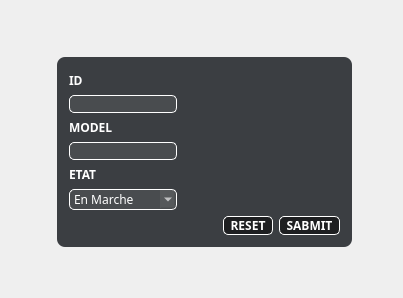
            <widget class="QWidget" name="ajouter_2">
             <property name="styleSheet">
              <string notr="true">#ajouter_2{
border-image:url(&quot;://sources/5c004ace26d1c17cb56ed851a2aef6012.jpg&quot;);
background:#2b3947;
border:0;
}</string>
             </property>
             <attribute name="title">
              <string>Ajouter</string>
             </attribute>
             <layout class="QGridLayout" name="gridLayout_18">
              <item row="1" column="2">
               <spacer name="horizontalSpacer_18">
                <property name="orientation">
                 <enum>Qt::Horizontal</enum>
                </property>
                <property name="sizeType">
                 <enum>QSizePolicy::Minimum</enum>
                </property>
                <property name="sizeHint" stdset="0">
                 <size>
                  <width>40</width>
                  <height>20</height>
                 </size>
                </property>
               </spacer>
              </item>
              <item row="2" column="1">
               <spacer name="verticalSpacer_14">
                <property name="orientation">
                 <enum>Qt::Vertical</enum>
                </property>
                <property name="sizeHint" stdset="0">
                 <size>
                  <width>20</width>
                  <height>40</height>
                 </size>
                </property>
               </spacer>
              </item>
              <item row="0" column="1">
               <spacer name="verticalSpacer_15">
                <property name="orientation">
                 <enum>Qt::Vertical</enum>
                </property>
                <property name="sizeHint" stdset="0">
                 <size>
                  <width>20</width>
                  <height>40</height>
                 </size>
                </property>
               </spacer>
              </item>
              <item row="1" column="0">
               <spacer name="horizontalSpacer_19">
                <property name="orientation">
                 <enum>Qt::Horizontal</enum>
                </property>
                <property name="sizeHint" stdset="0">
                 <size>
                  <width>40</width>
                  <height>20</height>
                 </size>
                </property>
               </spacer>
              </item>
              <item row="1" column="1">
               <widget class="QGroupBox" name="groupBox_5">
                <property name="font">
                 <font>
                  <family>Cairo</family>
                  <weight>75</weight>
                  <bold>true</bold>
                 </font>
                </property>
                <property name="styleSheet">
                 <string notr="true">QGroupBox{
background-color:rgba(14,17,22,80%);
color:white;
border:0;
border-radius:8px;
}</string>
                </property>
                <property name="title">
                 <string/>
                </property>
                <layout class="QGridLayout" name="gridLayout_19">
                 <item row="0" column="0">
                  <layout class="QGridLayout" name="gridLayout_20">
                   <item row="1" column="3">
                    <layout class="QHBoxLayout" name="horizontalLayout_6">
                     <item>
                      <widget class="QPushButton" name="pushButton_8">
                       <property name="font">
                        <font>
                         <family>Cairo</family>
                         <weight>75</weight>
                         <bold>true</bold>
                        </font>
                       </property>
                       <property name="styleSheet">
                        <string notr="true">QPushButton{
background-color:rgba(0,0,0,50%);
color:white;
border:1 solid white;
border-radius: 5px;
}
QPushButton:hover{
background-color:rgba(255,0,0,50%);
color:black;
}</string>
                       </property>
                       <property name="text">
                        <string>  RESET  </string>
                       </property>
                      </widget>
                     </item>
                     <item>
                      <widget class="QPushButton" name="pushButton_9">
                       <property name="font">
                        <font>
                         <family>Cairo</family>
                         <weight>75</weight>
                         <bold>true</bold>
                        </font>
                       </property>
                       <property name="styleSheet">
                        <string notr="true">QPushButton{
background-color:rgba(0,0,0,50%);
color:white;
border:1 solid white;
border-radius: 5px;
}
QPushButton:hover{
background-color:rgba(0,255,0,50%);
color:black;
}</string>
                       </property>
                       <property name="text">
                        <string>  SABMIT  </string>
                       </property>
                      </widget>
                     </item>
                    </layout>
                   </item>
                   <item row="0" column="0">
                    <layout class="QVBoxLayout" name="verticalLayout_6">
                     <item>
                      <widget class="QLabel" name="label_17">
                       <property name="font">
                        <font>
                         <family>Cairo</family>
                         <weight>75</weight>
                         <bold>true</bold>
                        </font>
                       </property>
                       <property name="styleSheet">
                        <string notr="true">QLabel{
color:white;
}</string>
                       </property>
                       <property name="text">
                        <string>ID</string>
                       </property>
                      </widget>
                     </item>
                     <item>
                      <widget class="QLineEdit" name="idlog">
                       <property name="styleSheet">
                        <string notr="true">QLineEdit{
background-color:rgba(255,255,255,7%);
border:1 solid white;
border-radius:5px;
color:white;
}
QLineEdit:focus{
border: 2px solid red;
border-radius:5px;
}</string>
                       </property>
                      </widget>
                     </item>
                     <item>
                      <widget class="QLabel" name="label_18">
                       <property name="font">
                        <font>
                         <family>Cairo</family>
                         <weight>75</weight>
                         <bold>true</bold>
                        </font>
                       </property>
                       <property name="styleSheet">
                        <string notr="true">QLabel{
color:white;
}</string>
                       </property>
                       <property name="text">
                        <string>MODEL</string>
                       </property>
                      </widget>
                     </item>
                     <item>
                      <widget class="QLineEdit" name="lineEdit_11">
                       <property name="styleSheet">
                        <string notr="true">QLineEdit{
background-color:rgba(255,255,255,7%);
border:1 solid white;
border-radius:5px;
color:white;
}
QLineEdit:focus{
border: 2px solid red;
border-radius:5px;
}</string>
                       </property>
                      </widget>
                     </item>
                     <item>
                      <widget class="QLabel" name="label_21">
                       <property name="font">
                        <font>
                         <family>Cairo</family>
                         <weight>75</weight>
                         <bold>true</bold>
                        </font>
                       </property>
                       <property name="styleSheet">
                        <string notr="true">QLabel{
color:white;
}</string>
                       </property>
                       <property name="text">
                        <string>ETAT</string>
                       </property>
                      </widget>
                     </item>
                     <item>
                      <widget class="QComboBox" name="comboBox_3">
                       <property name="font">
                        <font>
                         <family>Cairo</family>
                        </font>
                       </property>
                       <property name="styleSheet">
                        <string notr="true">QComboBox {
background-color:rgba(255,255,255,7%);
border:1 solid white;
border-radius:5px;
color:white;
}
QComboBox::down-arrow {

}
QComboBox:focus{
border: 2px solid red;
border-radius:5px;
}</string>
                       </property>
                       <item>
                        <property name="text">
                         <string>En Marche</string>
                        </property>
                       </item>
                       <item>
                        <property name="text">
                         <string>En Panne</string>
                        </property>
                       </item>
                      </widget>
                     </item>
                    </layout>
                   </item>
                   <item row="0" column="1">
                    <layout class="QVBoxLayout" name="verticalLayout_7"/>
                   </item>
                   <item row="0" column="2">
                    <spacer name="horizontalSpacer_32">
                     <property name="orientation">
                      <enum>Qt::Horizontal</enum>
                     </property>
                     <property name="sizeHint" stdset="0">
                      <size>
                       <width>40</width>
                       <height>20</height>
                      </size>
                     </property>
                    </spacer>
                   </item>
                  </layout>
                 </item>
                </layout>
               </widget>
              </item>
              <item row="0" column="0">
               <widget class="QPushButton" name="pushButton_55">
                <property name="maximumSize">
                 <size>
                  <width>30</width>
                  <height>30</height>
                 </size>
                </property>
                <property name="styleSheet">
                 <string notr="true">QPushButton {
background-color: transparent;
border-image: url(://sources/return-button0.png);
background: none;
border: none;
background-repeat: none;
}
QPushButton:hover
{
   border-image: url(://sources/return-button1.png);
}</string>
                </property>
                <property name="text">
                 <string/>
                </property>
               </widget>
              </item>
             </layout>
            </widget>
